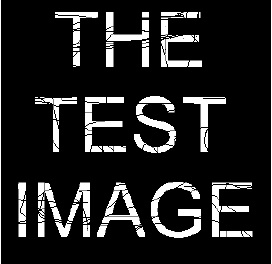
%> input picture Regiongrowing/word.jpg, 272 x 264 px
$ octave TestRegionGrowing.m   (GNU Octave 9; MATLAB toolbox functions it lacks are replaced by stand-ins)
%> lines starting %> are read from the running program, lines starting %| are printed output that depends on the picture; in (x1, y1, x2, y2) boxes, pixels count from 0 and x2, y2 are one past the last pixel; in counts of white or black regions, pixels touching at a corner belong together; the program's own positions count from 1
%> further down, I is the input picture: size 264x272x3 uint8; min 0, max 255, mean 34.8
### Regiongrowing/RegionGrowing.m
function [g, NR, SI, TI] = RegionGrowing(I,S,T)
%> called with S = 1, T = 0.1
%Input: I:input Image.
%S:Seed point intensity. The pixel which intensity equal to S would be seed.
%T:Thereshold. Scalar means global threshold.
%Output: g: the result of region growing, with each region labeled by a
%different integet.
%NR: Number of regions.
%SI: Seed image.
%TI: The pixel that satisfied the thresold test.


[row, col] = size(I);
%> row = 264; col = 272
SI = zeros(row,col);
TI = zeros(row,col);

for i = 1:1:row
    for j = 1:1:col

        %Find seed matrix;
        if I(i,j) == S
            SI(i,j) = 1;
        end

        %Find the pixel that satisfied the thresold test.
        if abs(I(i,j) - S) <= T
            TI(i,j) = 1;
        end
    end
end
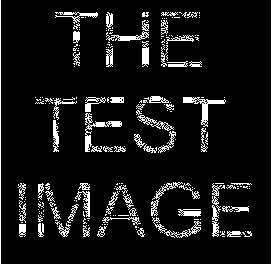
%> SI: size 264x272 double; values 0 (black) and 1 (white), 8.5% white in thin lines or dots
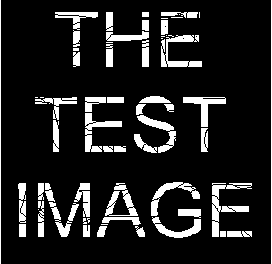
%> TI: size 264x272 double; values 0 (black) and 1 (white), 13.1% white; 62 white regions (16 under 20 px), largest, box (x1, y1, x2, y2) and area: (212, 183, 252, 237) 652, (161, 35, 202, 67) 523, (85, 113, 122, 152) 467

[g,NR] = bwlabel(imreconstruct(SI,TI));
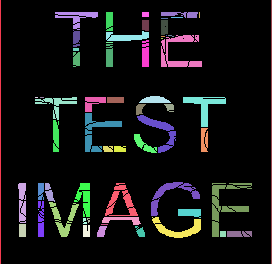
%> g: size 264x272 double; 62 distinct labels, from 0 to 61; one colour per label, 0 black
%> NR = 61

end

### Regiongrowing/TestRegionGrowing.m
I = imread('C:\Users\Yuan\Desktop\Study\Github\Segmentation\Regiongrowing\word.jpg');
Ird = im2double(rgb2gray(I));

[g, NR, SI, TI] = RegionGrowing(Ird,1,0.1);
%> NR = 61

figure(1);
subplot(2,2,1),imagesc(Ird);
subplot(2,2,2),imagesc(SI);
subplot(2,2,3),imagesc(TI);
subplot(2,2,4),imagesc(imreconstruct(SI,TI));
colormap('gray');
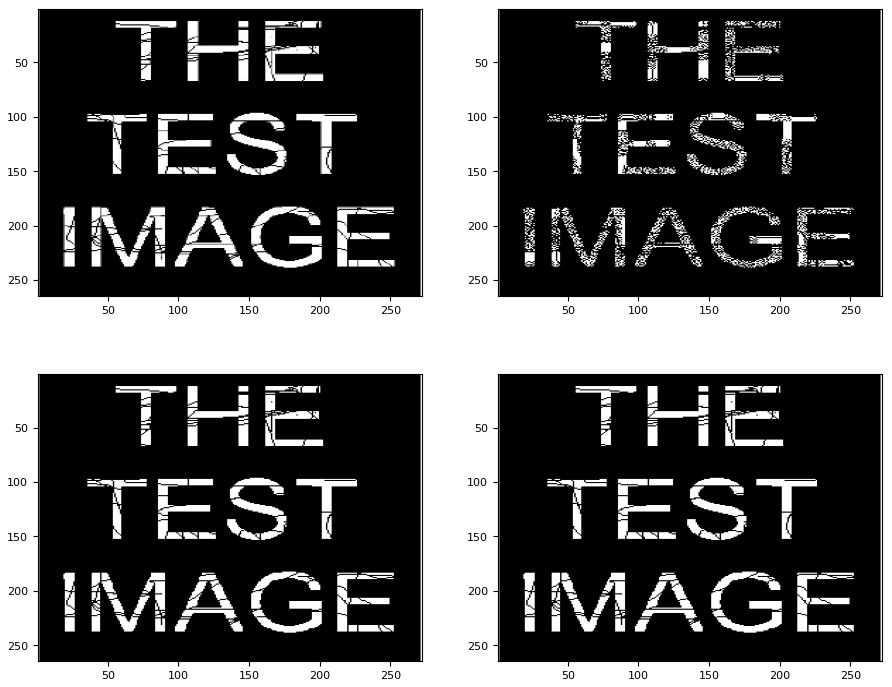
%> figure redrawn from the program's plot data, 4 panels
